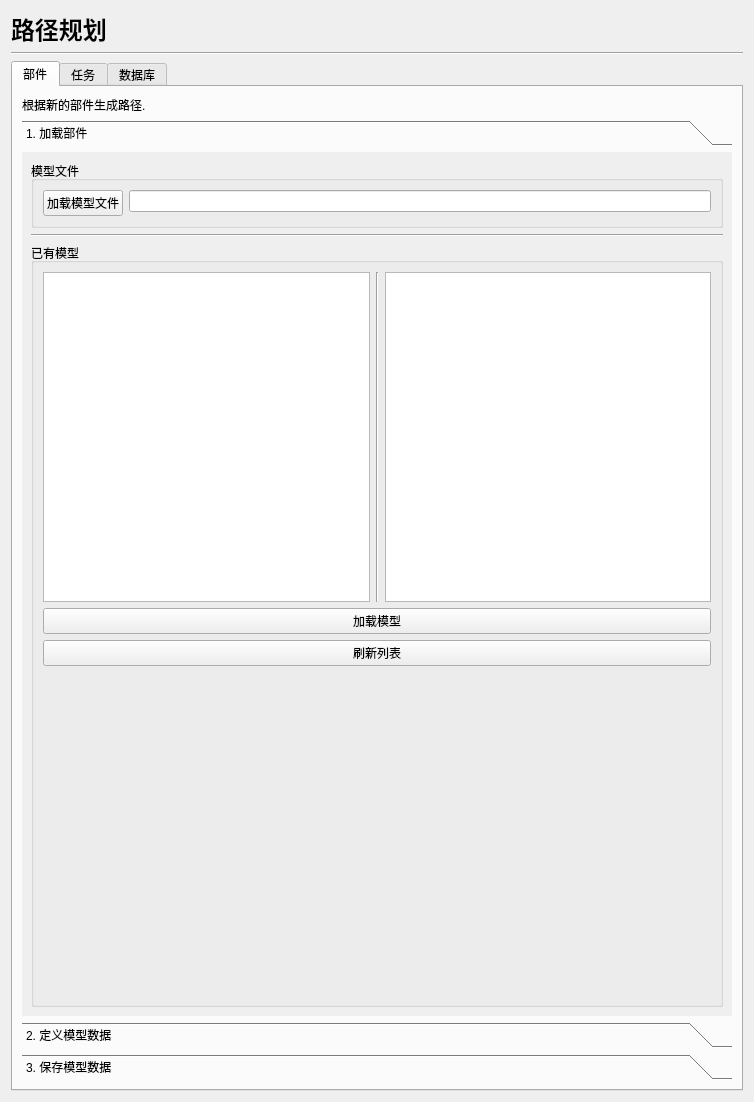
<?xml version="1.0" encoding="UTF-8"?>
<ui version="4.0">
 <class>ToolPathPlanner</class>
 <widget class="QWidget" name="ToolPathPlanner">
  <property name="geometry">
   <rect>
    <x>0</x>
    <y>0</y>
    <width>754</width>
    <height>1102</height>
   </rect>
  </property>
  <property name="windowTitle">
   <string>Form</string>
  </property>
  <layout class="QVBoxLayout" name="verticalLayout_9">
   <item>
    <widget class="QLabel" name="label">
     <property name="text">
      <string>&lt;html&gt;&lt;head/&gt;&lt;body&gt;&lt;p&gt;&lt;span style=&quot; font-size:18pt; font-weight:600;&quot;&gt;路径规划&lt;/span&gt;&lt;/p&gt;&lt;/body&gt;&lt;/html&gt;</string>
     </property>
     <property name="wordWrap">
      <bool>false</bool>
     </property>
    </widget>
   </item>
   <item>
    <widget class="Line" name="line">
     <property name="orientation">
      <enum>Qt::Horizontal</enum>
     </property>
    </widget>
   </item>
   <item>
    <widget class="QTabWidget" name="tab_widget_main">
     <property name="currentIndex">
      <number>0</number>
     </property>
     <widget class="QWidget" name="tab_add_part">
      <attribute name="title">
       <string>部件</string>
      </attribute>
      <layout class="QVBoxLayout" name="verticalLayout_15">
       <item>
        <widget class="QLabel" name="label_description">
         <property name="text">
          <string>根据新的部件生成路径.</string>
         </property>
         <property name="wordWrap">
          <bool>true</bool>
         </property>
        </widget>
       </item>
       <item>
        <widget class="QToolBox" name="tool_box_model_editor">
         <property name="currentIndex">
          <number>0</number>
         </property>
         <widget class="QWidget" name="page_load_model">
          <property name="geometry">
           <rect>
            <x>0</x>
            <y>0</y>
            <width>714</width>
            <height>873</height>
           </rect>
          </property>
          <attribute name="label">
           <string>1. 加载部件</string>
          </attribute>
          <layout class="QVBoxLayout" name="verticalLayout_16">
           <item>
            <widget class="QGroupBox" name="group_box_new_part">
             <property name="title">
              <string>模型文件</string>
             </property>
             <layout class="QVBoxLayout" name="verticalLayout_3">
              <item>
               <layout class="QFormLayout" name="form_layout_load_new_model">
                <item row="0" column="0">
                 <widget class="QPushButton" name="push_button_find_model_file">
                  <property name="text">
                   <string>加载模型文件</string>
                  </property>
                 </widget>
                </item>
                <item row="0" column="1">
                 <widget class="QLineEdit" name="line_edit_model_filename">
                  <property name="readOnly">
                   <bool>true</bool>
                  </property>
                 </widget>
                </item>
               </layout>
              </item>
             </layout>
            </widget>
           </item>
           <item>
            <widget class="Line" name="line_2">
             <property name="orientation">
              <enum>Qt::Horizontal</enum>
             </property>
            </widget>
           </item>
           <item>
            <widget class="QGroupBox" name="group_box_existing_part">
             <property name="title">
              <string>已有模型</string>
             </property>
             <layout class="QVBoxLayout" name="verticalLayout_10">
              <item>
               <layout class="QHBoxLayout" name="horizontal_layout_parts">
                <item>
                 <widget class="QListWidget" name="list_widget_parts"/>
                </item>
                <item>
                 <widget class="Line" name="line_4">
                  <property name="orientation">
                   <enum>Qt::Vertical</enum>
                  </property>
                 </widget>
                </item>
                <item>
                 <widget class="QTextEdit" name="text_edit_part_description">
                  <property name="readOnly">
                   <bool>true</bool>
                  </property>
                 </widget>
                </item>
               </layout>
              </item>
              <item>
               <widget class="QPushButton" name="push_button_load_selected_part">
                <property name="text">
                 <string>加载模型</string>
                </property>
               </widget>
              </item>
              <item>
               <widget class="QPushButton" name="push_button_load_parts_from_database">
                <property name="text">
                 <string>刷新列表</string>
                </property>
               </widget>
              </item>
              <item>
               <spacer name="vertical_spacer_parts">
                <property name="orientation">
                 <enum>Qt::Vertical</enum>
                </property>
                <property name="sizeHint" stdset="0">
                 <size>
                  <width>20</width>
                  <height>40</height>
                 </size>
                </property>
               </spacer>
              </item>
             </layout>
            </widget>
           </item>
          </layout>
         </widget>
         <widget class="QWidget" name="page_define_model">
          <property name="geometry">
           <rect>
            <x>0</x>
            <y>0</y>
            <width>714</width>
            <height>873</height>
           </rect>
          </property>
          <attribute name="label">
           <string>2. 定义模型数据</string>
          </attribute>
          <layout class="QVBoxLayout" name="verticalLayout_6">
           <item>
            <widget class="QTabWidget" name="tab_widget">
             <property name="currentIndex">
              <number>0</number>
             </property>
             <widget class="QWidget" name="tab_touch_points">
              <attribute name="title">
               <string>触点</string>
              </attribute>
              <layout class="QVBoxLayout" name="verticalLayout_8">
               <item>
                <widget class="QFrame" name="frame_define_touch_off_points">
                 <property name="frameShape">
                  <enum>QFrame::StyledPanel</enum>
                 </property>
                 <property name="frameShadow">
                  <enum>QFrame::Raised</enum>
                 </property>
                </widget>
               </item>
              </layout>
             </widget>
             <widget class="QWidget" name="tab_verification_points">
              <attribute name="title">
               <string>验证点</string>
              </attribute>
              <layout class="QVBoxLayout" name="verticalLayout_7">
               <item>
                <widget class="QFrame" name="frame_define_verification_points">
                 <property name="frameShape">
                  <enum>QFrame::StyledPanel</enum>
                 </property>
                 <property name="frameShadow">
                  <enum>QFrame::Raised</enum>
                 </property>
                </widget>
               </item>
              </layout>
             </widget>
            </widget>
           </item>
          </layout>
         </widget>
         <widget class="QWidget" name="page_save_model">
          <property name="geometry">
           <rect>
            <x>0</x>
            <y>0</y>
            <width>714</width>
            <height>873</height>
           </rect>
          </property>
          <attribute name="label">
           <string>3. 保存模型数据</string>
          </attribute>
          <layout class="QVBoxLayout" name="verticalLayout_17">
           <item>
            <layout class="QFormLayout" name="form_layout_database_entry">
             <item row="0" column="0">
              <widget class="QLabel" name="label_model_name">
               <property name="text">
                <string>名字</string>
               </property>
              </widget>
             </item>
             <item row="0" column="1">
              <widget class="QLineEdit" name="line_edit_model_name"/>
             </item>
             <item row="1" column="0">
              <widget class="QLabel" name="label_model_description">
               <property name="text">
                <string>描述</string>
               </property>
              </widget>
             </item>
             <item row="1" column="1">
              <widget class="QPlainTextEdit" name="plain_text_edit_model_description"/>
             </item>
            </layout>
           </item>
           <item>
            <widget class="QPushButton" name="push_button_save_entry">
             <property name="text">
              <string>保存</string>
             </property>
            </widget>
           </item>
           <item>
            <spacer name="vertical_spacer_save_model">
             <property name="orientation">
              <enum>Qt::Vertical</enum>
             </property>
             <property name="sizeHint" stdset="0">
              <size>
               <width>20</width>
               <height>40</height>
              </size>
             </property>
            </spacer>
           </item>
          </layout>
         </widget>
        </widget>
       </item>
      </layout>
     </widget>
     <widget class="QWidget" name="tab_add_job">
      <attribute name="title">
       <string>任务</string>
      </attribute>
      <layout class="QVBoxLayout" name="verticalLayout">
       <item>
        <widget class="QToolBox" name="tool_box_job_editor">
         <property name="currentIndex">
          <number>0</number>
         </property>
         <widget class="QWidget" name="page_load_job">
          <property name="geometry">
           <rect>
            <x>0</x>
            <y>0</y>
            <width>714</width>
            <height>896</height>
           </rect>
          </property>
          <attribute name="label">
           <string>1. 任务数据</string>
          </attribute>
          <layout class="QVBoxLayout" name="verticalLayout_4">
           <item>
            <widget class="QGroupBox" name="group_box_new_job">
             <property name="title">
              <string>新任务</string>
             </property>
             <layout class="QVBoxLayout" name="verticalLayout_12">
              <item>
               <widget class="QPushButton" name="push_button_new_job">
                <property name="text">
                 <string>生成任务</string>
                </property>
               </widget>
              </item>
             </layout>
            </widget>
           </item>
           <item>
            <widget class="Line" name="line_1">
             <property name="orientation">
              <enum>Qt::Horizontal</enum>
             </property>
            </widget>
           </item>
           <item>
            <widget class="QGroupBox" name="group_box_load_previous_job">
             <property name="title">
              <string>已有任务</string>
             </property>
             <layout class="QVBoxLayout" name="verticalLayout_13">
              <item>
               <layout class="QHBoxLayout" name="horizontal_layout_jobs">
                <item>
                 <widget class="QListWidget" name="list_widget_jobs"/>
                </item>
                <item>
                 <widget class="Line" name="line_3">
                  <property name="orientation">
                   <enum>Qt::Vertical</enum>
                  </property>
                 </widget>
                </item>
                <item>
                 <widget class="QTextEdit" name="text_edit_jobs"/>
                </item>
               </layout>
              </item>
              <item>
               <widget class="QPushButton" name="push_button_load_selected_job">
                <property name="text">
                 <string>加载任务</string>
                </property>
               </widget>
              </item>
              <item>
               <widget class="QPushButton" name="push_button_load_jobs_from_database">
                <property name="text">
                 <string>刷新列表</string>
                </property>
               </widget>
              </item>
             </layout>
            </widget>
           </item>
           <item>
            <spacer name="vertical_spacer_load_job">
             <property name="orientation">
              <enum>Qt::Vertical</enum>
             </property>
             <property name="sizeHint" stdset="0">
              <size>
               <width>20</width>
               <height>296</height>
              </size>
             </property>
            </spacer>
           </item>
          </layout>
         </widget>
         <widget class="QWidget" name="page_define_job">
          <property name="geometry">
           <rect>
            <x>0</x>
            <y>0</y>
            <width>98</width>
            <height>28</height>
           </rect>
          </property>
          <attribute name="label">
           <string>2. 定义任务 </string>
          </attribute>
          <layout class="QVBoxLayout" name="verticalLayout_11">
           <item>
            <widget class="QFrame" name="frame_define_toolpaths">
             <property name="frameShape">
              <enum>QFrame::StyledPanel</enum>
             </property>
             <property name="frameShadow">
              <enum>QFrame::Raised</enum>
             </property>
            </widget>
           </item>
          </layout>
         </widget>
         <widget class="QWidget" name="page_save_job">
          <property name="geometry">
           <rect>
            <x>0</x>
            <y>0</y>
            <width>132</width>
            <height>156</height>
           </rect>
          </property>
          <attribute name="label">
           <string>3. 保存任务</string>
          </attribute>
          <layout class="QVBoxLayout" name="verticalLayout_18">
           <item>
            <layout class="QFormLayout" name="form_layout_save_job">
             <item row="0" column="0">
              <widget class="QLabel" name="label_job_name">
               <property name="text">
                <string>任务名</string>
               </property>
              </widget>
             </item>
             <item row="0" column="1">
              <widget class="QLineEdit" name="line_edit_job_name"/>
             </item>
             <item row="1" column="0">
              <widget class="QLabel" name="label_job_description">
               <property name="text">
                <string>描述</string>
               </property>
              </widget>
             </item>
             <item row="1" column="1">
              <widget class="QPlainTextEdit" name="plain_text_edit_job_description"/>
             </item>
            </layout>
           </item>
           <item>
            <widget class="QPushButton" name="push_button_save_job">
             <property name="text">
              <string>保存</string>
             </property>
            </widget>
           </item>
           <item>
            <spacer name="vertical_spacer_save_jobs">
             <property name="orientation">
              <enum>Qt::Vertical</enum>
             </property>
             <property name="sizeHint" stdset="0">
              <size>
               <width>20</width>
               <height>40</height>
              </size>
             </property>
            </spacer>
           </item>
          </layout>
         </widget>
        </widget>
       </item>
      </layout>
     </widget>
     <widget class="QWidget" name="tab_manage_database">
      <attribute name="title">
       <string>数据库</string>
      </attribute>
      <layout class="QVBoxLayout" name="verticalLayout_14">
       <item>
        <widget class="QGroupBox" name="group_box_manage_parts">
         <property name="title">
          <string>部件管理</string>
         </property>
         <layout class="QVBoxLayout" name="verticalLayout_2">
          <item>
           <widget class="QTableView" name="table_view_parts"/>
          </item>
          <item>
           <layout class="QHBoxLayout" name="horizontal_layout_manage_parts_buttons">
            <item>
             <widget class="QPushButton" name="push_button_refresh_parts">
              <property name="text">
               <string>刷新</string>
              </property>
             </widget>
            </item>
            <item>
             <widget class="QPushButton" name="push_button_show_part">
              <property name="text">
               <string>展示</string>
              </property>
             </widget>
            </item>
            <item>
             <widget class="QPushButton" name="push_button_suppress_part">
              <property name="text">
               <string>删除</string>
              </property>
             </widget>
            </item>
           </layout>
          </item>
         </layout>
        </widget>
       </item>
       <item>
        <widget class="QGroupBox" name="group_box_manage_jobs">
         <property name="title">
          <string>任务管理</string>
         </property>
         <layout class="QVBoxLayout" name="verticalLayout_5">
          <item>
           <widget class="QTableView" name="table_view_jobs"/>
          </item>
          <item>
           <layout class="QHBoxLayout" name="horizontal_layout_manage_jobs_buttons">
            <item>
             <widget class="QPushButton" name="push_button_refresh_jobs">
              <property name="text">
               <string>刷新</string>
              </property>
             </widget>
            </item>
            <item>
             <widget class="QPushButton" name="push_button_suppress_job">
              <property name="text">
               <string>删除</string>
              </property>
             </widget>
            </item>
           </layout>
          </item>
         </layout>
        </widget>
       </item>
       <item>
        <spacer name="vertical_spacer_manage_database">
         <property name="orientation">
          <enum>Qt::Vertical</enum>
         </property>
         <property name="sizeHint" stdset="0">
          <size>
           <width>20</width>
           <height>40</height>
          </size>
         </property>
        </spacer>
       </item>
      </layout>
     </widget>
    </widget>
   </item>
  </layout>
 </widget>
 <resources/>
 <connections/>
</ui>
